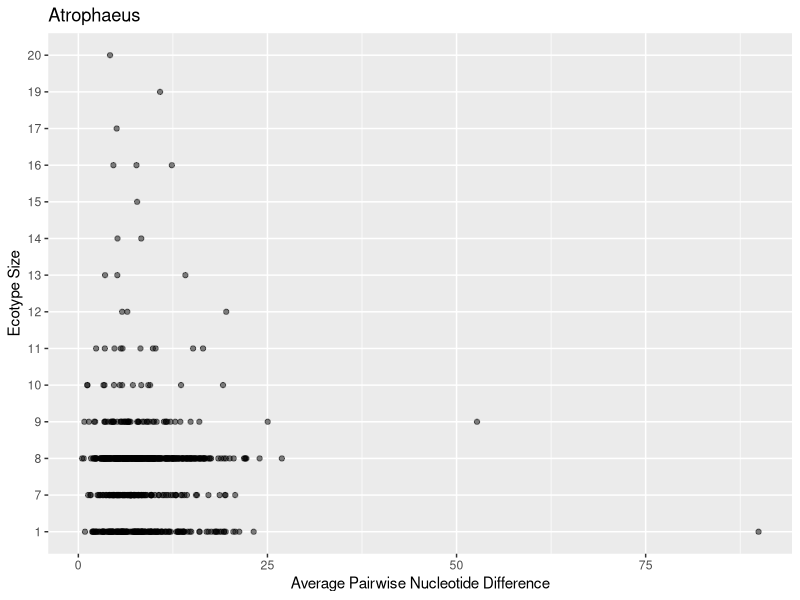
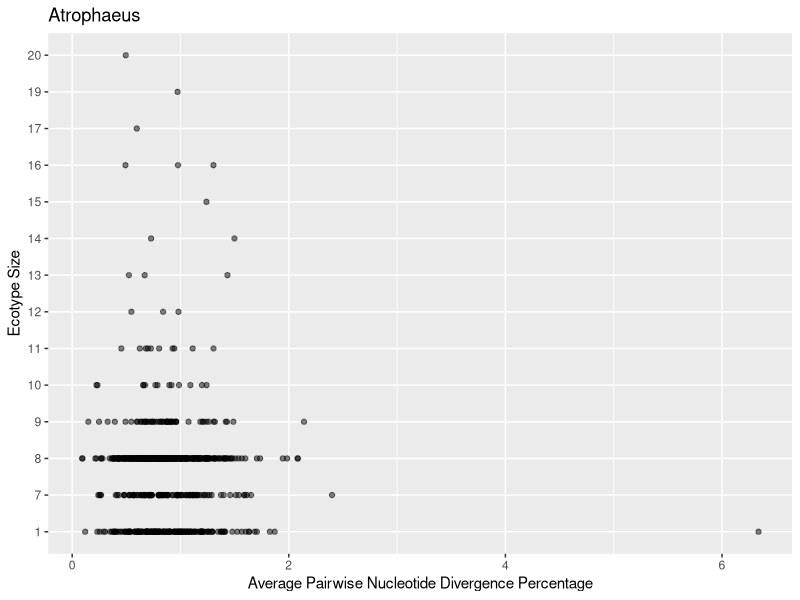
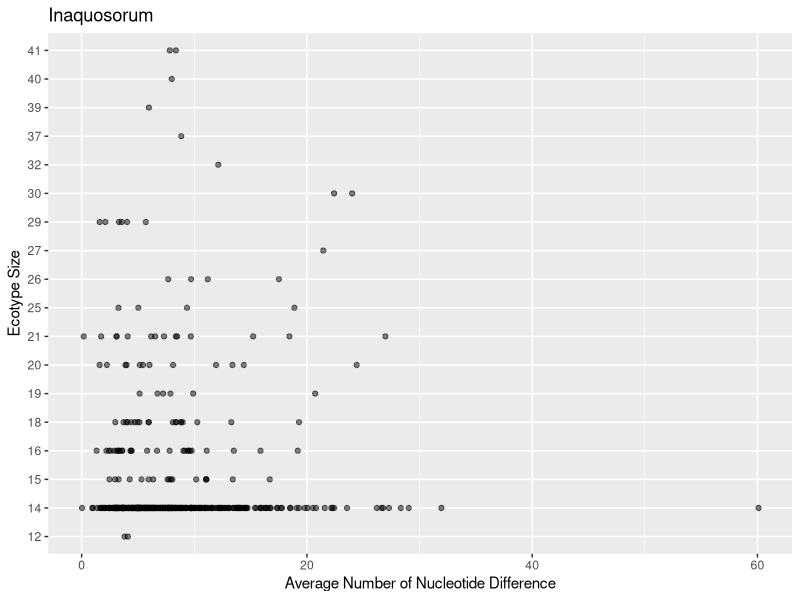
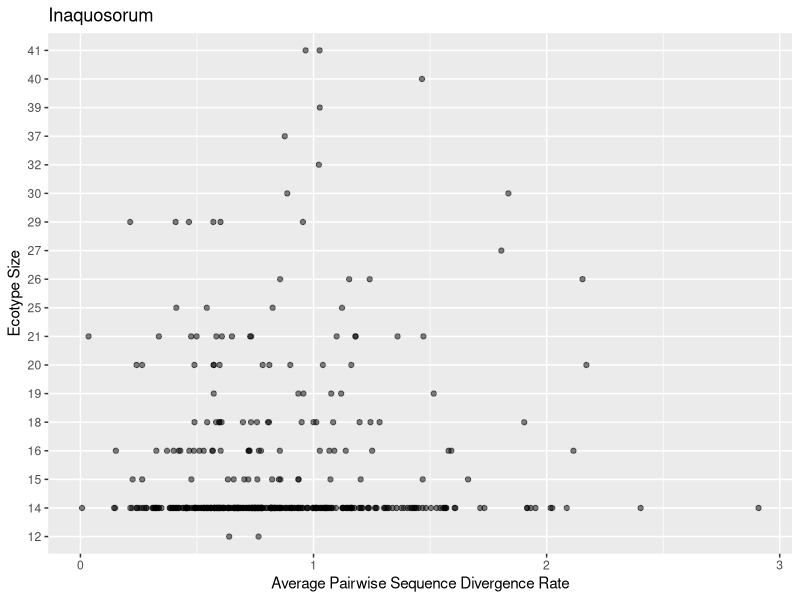
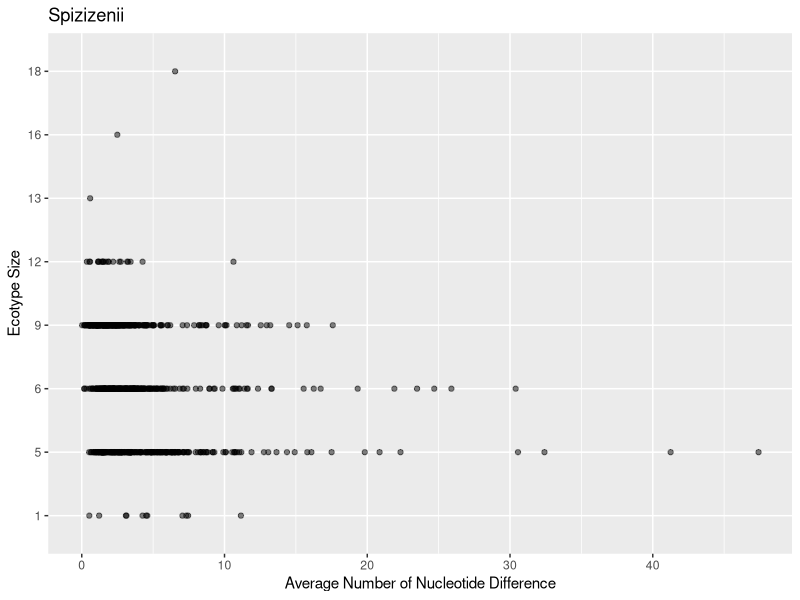
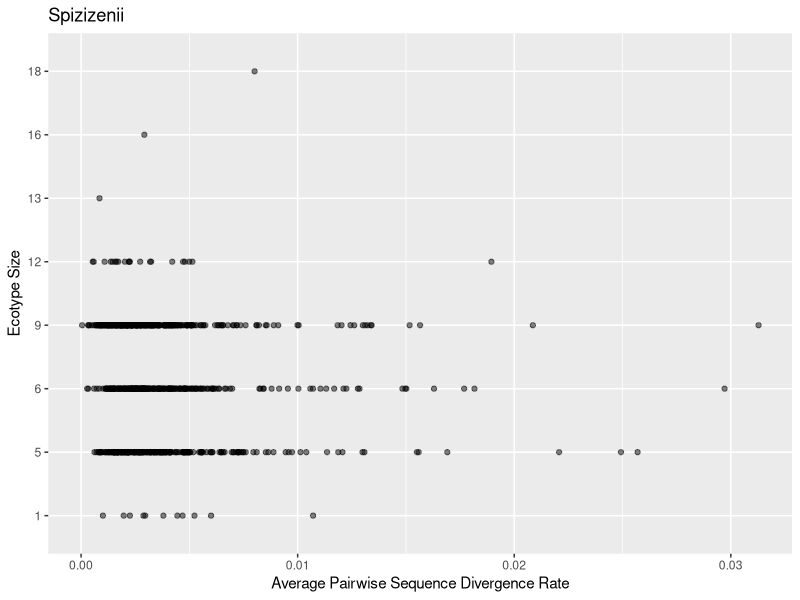

Here is the R script that generated these plots, in order:
library(ggplot2)
require(RColorBrewer)

#######################################
################# ap ##################
#######################################

# avarage number of mismatch nucleotides
ap_data <- read.csv("ap_avg_mismatch_gene.csv")
# ap_data$avg_mismatch[ap_data$avg_mismatch >= 25] <- NA
# ap_data <- na.omit(ap_data)

ggplot(data=ap_data)+
  geom_point(aes(x=avg_mismatch, y=factor(ecotype_size)),
             size=1.5, alpha=0.5)+
  xlab("Average Pairwise Nucleotide Difference")+
  ylab("Ecotype Size")+
  ggtitle("Atrophaeus")
  
# avarage number of mismatch nucleotides
ap_data1 <- read.csv("ap_avg_mismatch_rate_gene.csv")
# ap_data1$avg_mismatch[ap_data1$avg_mismatch_rate >= 0.03] <- NA
# ap_data1 <- na.omit(ap_data1)

ggplot(data=ap_data1)+
  geom_point(aes(x=avg_mismatch_rate*100, y=factor(ecotype_size)), 
             size=1.5, alpha=0.5) +
  xlab("Average Pairwise Nucleotide Divergence Percentage")+
  ylab("Ecotype Size")+
  ggtitle("Atrophaeus")


#######################################
################# ia ##################
#######################################

# avarage number of mismatch nucleotides
ia_data <- read.csv("ia_avg_mismatch_gene.csv")
# ia_data$avg_mismatch[ia_data$avg_mismatch >= 25] <- NA
# ia_data <- na.omit(ia_data)

ggplot(data=ia_data)+
  geom_point(aes(x=as.numeric(avg_mismatch), 
                 y=factor(ecotype_size)),
             size=1.5, alpha=0.5)+
  xlab("Average Number of Nucleotide Difference")+
  ylab("Ecotype Size")+
  ggtitle("Inaquosorum")

# avarage number of mismatch nucleotides
ia_data1 <- read.csv("ia_avg_mismatch_rate_gene.csv")
# ia_data1$avg_mismatch[ia_data1$avg_mismatch_rate >= 0.03] <- NA
# ia_data1 <- na.omit(ia_data1)

ggplot(data=ia_data1)+
  geom_point(aes(x=as.numeric(avg_mismatch_rate)*100, 
                 y=factor(ecotype_size)), 
             size=1.5, alpha=0.5) +
  xlab("Average Pairwise Sequence Divergence Rate")+
  ylab("Ecotype Size")+
  ggtitle("Inaquosorum")

#######################################
################# sp ##################
#######################################

# avarage number of mismatch nucleotides
sp_data <- read.csv("sp_avg_mismatch_gene.csv")
# sp_data$avg_mismatch[sp_data$avg_mismatch >= 25] <- NA
# sp_data <- na.omit(sp_data)

ggplot(data=sp_data)+
  geom_point(aes(x=as.numeric(avg_mismatch), 
                 y=factor(ecotype_size)),
             size=1.5, alpha=0.5)+
  xlab("Average Number of Nucleotide Difference")+
  ylab("Ecotype Size")+
  ggtitle("Spizizenii")

# avarage number of mismatch nucleotides
sp_data1 <- read.csv("sp_avg_mismatch_rate_gene.csv")
# sp_data1$avg_mismatch[sp_data1$avg_mismatch_rate >= 0.03] <- NA
# sp_data1 <- na.omit(sp_data1)

ggplot(data=sp_data1)+
  geom_point(aes(x=as.numeric(avg_mismatch_rate), 
                 y=factor(ecotype_size)), 
             size=1.5, alpha=0.5) +
  xlab("Average Pairwise Sequence Divergence Rate")+
  ylab("Ecotype Size")+
  ggtitle("Spizizenii")

